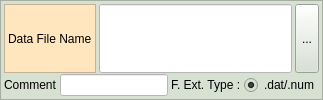
           <widget class="QFrame" name="frame_8">
            <property name="maximumSize">
             <size>
              <width>10000</width>
              <height>16777215</height>
             </size>
            </property>
            <property name="styleSheet">
             <string notr="true">background-color: rgb(215, 225, 210);</string>
            </property>
            <property name="frameShape">
             <enum>QFrame::StyledPanel</enum>
            </property>
            <property name="frameShadow">
             <enum>QFrame::Raised</enum>
            </property>
            <layout class="QGridLayout" name="gridLayout_29">
             <property name="leftMargin">
              <number>3</number>
             </property>
             <property name="topMargin">
              <number>3</number>
             </property>
             <property name="rightMargin">
              <number>3</number>
             </property>
             <property name="bottomMargin">
              <number>3</number>
             </property>
             <property name="spacing">
              <number>1</number>
             </property>
             <item row="0" column="0">
              <layout class="QVBoxLayout" name="verticalLayout_2">
               <property name="spacing">
                <number>1</number>
               </property>
               <item>
                <layout class="QHBoxLayout" name="horizontalLayout">
                 <property name="spacing">
                  <number>3</number>
                 </property>
                 <item>
                  <widget class="QLabel" name="label">
                   <property name="styleSheet">
                    <string notr="true">background-color: rgb(255, 230,190);</string>
                   </property>
                   <property name="frameShape">
                    <enum>QFrame::StyledPanel</enum>
                   </property>
                   <property name="frameShadow">
                    <enum>QFrame::Raised</enum>
                   </property>
                   <property name="text">
                    <string>Data File Name</string>
                   </property>
                  </widget>
                 </item>
                 <item>
                  <widget class="QLineEdit" name="EditDFName">
                   <property name="sizePolicy">
                    <sizepolicy hsizetype="Expanding" vsizetype="Preferred">
                     <horstretch>0</horstretch>
                     <verstretch>0</verstretch>
                    </sizepolicy>
                   </property>
                   <property name="styleSheet">
                    <string notr="true">background-color: rgb(255, 255, 255);</string>
                   </property>
                   <property name="readOnly">
                    <bool>false</bool>
                   </property>
                  </widget>
                 </item>
                 <item>
                  <widget class="QToolButton" name="SelDFName">
                   <property name="sizePolicy">
                    <sizepolicy hsizetype="Preferred" vsizetype="Preferred">
                     <horstretch>0</horstretch>
                     <verstretch>0</verstretch>
                    </sizepolicy>
                   </property>
                   <property name="styleSheet">
                    <string notr="true"/>
                   </property>
                   <property name="text">
                    <string>...</string>
                   </property>
                  </widget>
                 </item>
                </layout>
               </item>
               <item>
                <layout class="QHBoxLayout" name="horizontalLayout_2">
                 <property name="spacing">
                  <number>3</number>
                 </property>
                 <item>
                  <widget class="QLabel" name="label_2">
                   <property name="text">
                    <string>Comment</string>
                   </property>
                  </widget>
                 </item>
                 <item>
                  <widget class="QLineEdit" name="EditCMT">
                   <property name="sizePolicy">
                    <sizepolicy hsizetype="Expanding" vsizetype="Preferred">
                     <horstretch>0</horstretch>
                     <verstretch>0</verstretch>
                    </sizepolicy>
                   </property>
                   <property name="styleSheet">
                    <string notr="true">background-color: rgb(255, 255, 255);</string>
                   </property>
                  </widget>
                 </item>
                 <item>
                  <widget class="QLabel" name="label_55">
                   <property name="toolTip">
                    <string>&lt;html&gt;&lt;head/&gt;&lt;body&gt;&lt;p&gt;When the button is checked, the file extentions will be numbers for 2nd and later files, like as, .001, .002, .003,... When the button is not checked, the series number will be add at the end of file-name-body and the file extentions will be always .dat, like as, test-001.dat, test-002.dat,...&lt;/p&gt;&lt;p&gt;&lt;br/&gt;&lt;/p&gt;&lt;/body&gt;&lt;/html&gt;</string>
                   </property>
                   <property name="text">
                    <string>F. Ext. Type :</string>
                   </property>
                  </widget>
                 </item>
                 <item>
                  <widget class="QRadioButton" name="SelExtPattern">
                   <property name="toolTip">
                    <string>&lt;html&gt;&lt;head/&gt;&lt;body&gt;&lt;p&gt;When the button is checked, the file extentions will be numbers for 2nd and later files, like as, .001, .002, .003,...   When the button is not checked, the series number will be add at the end of file-name-body and the file extentions will be always .dat, like as, test-001.dat, test-002.dat,...&lt;/p&gt;&lt;p&gt;&lt;br/&gt;&lt;/p&gt;&lt;/body&gt;&lt;/html&gt;</string>
                   </property>
                   <property name="text">
                    <string>.dat/.num</string>
                   </property>
                   <property name="checked">
                    <bool>true</bool>
                   </property>
                  </widget>
                 </item>
                </layout>
               </item>
              </layout>
             </item>
            </layout>
           </widget>
